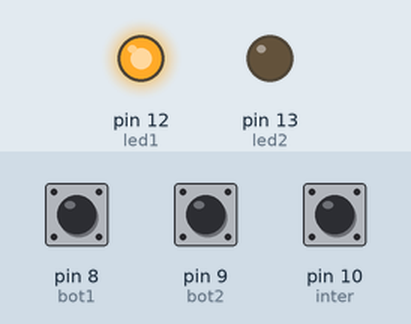
A sketch run on a simulated Arduino Leonardo, built with avr-gcc and run on an emulated ATmega32U4. On the bench: output pins drawn as LEDs (lit = HIGH). The inputs (shaded band) are chosen by the test bench; at power-on: pin 10 (inter) HIGH, pin 8 (bot1) HIGH, pin 9 (bot2) HIGH. USB keyboard and mouse output is not drawn; what the sketch prints to the serial monitor is not drawn.

Above: at 1.2 s.
1.3 s: pin 10 (inter) pulled LOW for 0.15 s
At 2.5 s:
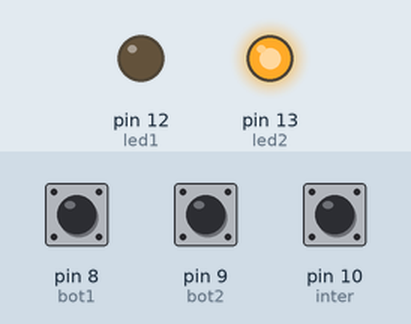
2.9 s: pin 10 (inter) pulled LOW for 0.15 s
At 3.7 s:
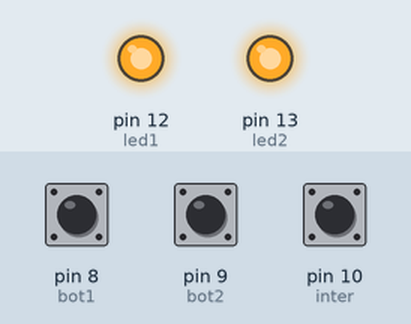
4.5 s: pin 10 (inter) pulled LOW for 3.2 s
At 9.0 s:
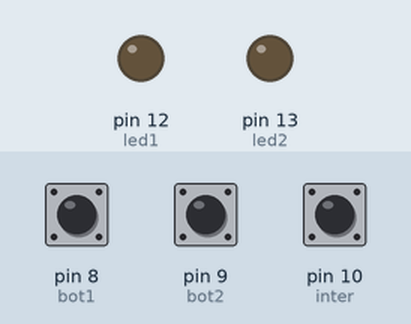
Timing chart, 0 to 10.5 s (numbered marks = the images above; inputs shaded):
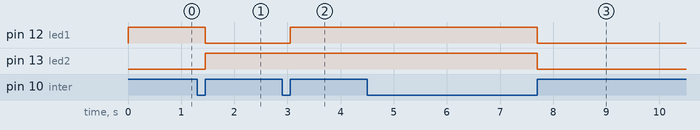

The sketch:

sketch_nov30aKEYBOARD.ino
```cpp
#include <Keyboard.h>

const int bot1 = 8;
const int bot2 = 9;
const int inter = 10;

int curinter_state;
int lastinter_state = LOW;

int led1 = 12;
int led2 = 13;
int mode = 0;

void setup() {
  Serial.begin(9600);
  pinMode(bot1, INPUT_PULLUP);
  pinMode(bot2, INPUT_PULLUP);
  pinMode(inter, INPUT_PULLUP);
  pinMode(led1, OUTPUT);
  pinMode(led2, OUTPUT);
  Keyboard.begin();

}


void loop(){
  //check mode
  curinter_state = digitalRead(inter);
  if (lastinter_state == LOW && curinter_state == HIGH){
      mode = mode + 1;
  }
  lastinter_state = curinter_state;


  // mode
  if (mode > 3){
    mode = 0;
    digitalWrite(led1, LOW);
    digitalWrite(led2, LOW);
  }

  switch (mode){
    case 0:
      mode = 0;
      digitalWrite(led1, LOW);
      digitalWrite(led2, LOW);
      break;
    case 1:
      digitalWrite(led1, HIGH);
      digitalWrite(led2, LOW);
      break;
    case 2:
      digitalWrite(led2, HIGH);
      digitalWrite(led1, LOW);
      break;
   case 3:
     digitalWrite(led1, HIGH);
     digitalWrite(led2, HIGH);
     break;

   }


  // check if pressed

    // mode 0

  if(digitalRead(bot1) ==  HIGH && mode == 0){
      Serial.println("bot1 mode 0");
  } else if (digitalRead(bot2) == HIGH && mode == 0){
      Serial.println("bot2 mode 0");
  }

    // mode 1
    if(digitalRead(bot1) ==  HIGH && mode == 1){
      Serial.println("bot1 mode 1");
    } else if (digitalRead(bot2) == HIGH && mode == 1){
      Serial.println("bot2 mode 1");
    }

    // mode 2
    if(digitalRead(bot1) ==  HIGH && mode == 2){
      Serial.println("bot1 mode 2");
     } else if (digitalRead(bot2) == HIGH && mode == 2){
      Serial.println("bot2 mode 2");
    }

    //mode 3
    if(digitalRead(bot1) ==  HIGH && mode == 3){
      Serial.println("bot1 mode 3");
     } else if (digitalRead(bot2) == HIGH && mode == 3){
      Serial.println("bot2 mode 3");
    }

}
```

Measured:
- after the input at 1.3 s, pin 12 (led1): HIGH → LOW after 0.15 s; pin 13 (led2): LOW → HIGH after 0.15 s
- after the input at 2.9 s, pin 12 (led1): LOW → HIGH after 0.15 s
- after the input at 4.5 s, pin 12 (led1), pin 13 (led2): HIGH → LOW after 3.2 s
